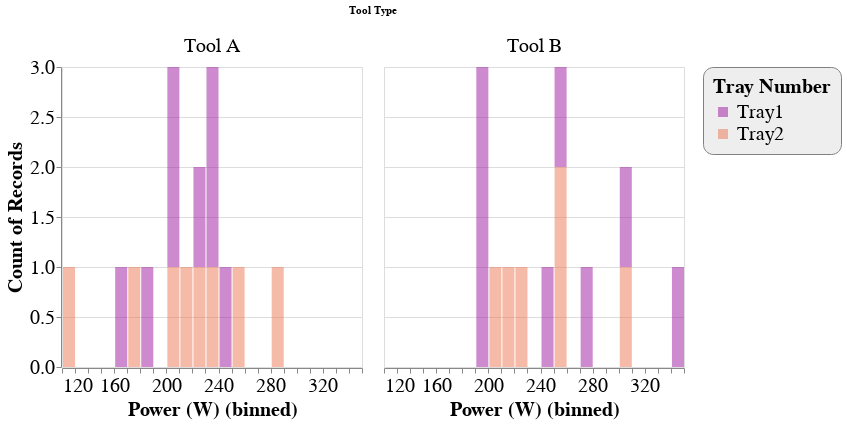

The notebook cell this image was saved under:
### Code cell
source1 = df_cell
ax_x = 'Power (W)'
ax_y = 'count()'
ax_label = 'Tray Number'
col_label = "Tool Type"
label_order = ['Tray1', "Tray2"]

graph1 = alt.Chart(source1).mark_bar(opacity=0.5, thickness=100).encode(
    x= alt.X(ax_x, axis=alt.Axis(labelFontSize=20)).bin(step=10),
    y= alt.Y(ax_y,axis=alt.Axis(labelFontSize=20)),
    color = alt.Color(ax_label, legend=alt.Legend(titleFontSize=20, labelFontSize=20, values=label_order), scale=alt.Scale(scheme="plasma")),
    column = alt.Column(col_label, header=alt.Header(labelFontSize=20))
).configure_legend(
    strokeColor='gray',
    fillColor='#EEEEEE',
    padding=10,
    cornerRadius=10,
    labelLimit = 200
).configure_axis(
    titleFontSize=20.0
)
graph1.interactive()

### Figure 1 — Vega-Lite specification as saved in the notebook (floating-point values rounded to 4 significant figures)
{"config": {"view": {"continuousWidth": 300, "continuousHeight": 300}, "axis": {"titleFontSize": 20.0}, "legend": {"cornerRadius": 10, "fillColor": "#EEEEEE", "labelLimit": 200, "padding": 10, "strokeColor": "gray"}}, "data": {"name": "data-c6fe5ba76a34de5a188ab201323ddfda"}, "mark": {"type": "bar", "opacity": 0.5, "thickness": 100}, "encoding": {"color": {"field": "Tray Number", "legend": {"labelFontSize": 20, "titleFontSize": 20, "values": ["Tray1", "Tray2"]}, "scale": {"scheme": "plasma"}, "type": "nominal"}, "column": {"field": "Tool Type", "header": {"labelFontSize": 20}, "type": "nominal"}, "x": {"axis": {"labelFontSize": 20}, "bin": {"step": 10}, "field": "Power (W)", "type": "quantitative"}, "y": {"aggregate": "count", "axis": {"labelFontSize": 20}, "type": "quantitative"}}, "params": [{"name": "param_5", "select": {"type": "interval", "encodings": ["x", "y"]}, "bind": "scales"}], "$schema": "https://vega.github.io/schema/vega-lite/v5.16.3.json", "datasets": {"data-c6fe5ba76a34de5a188ab201323ddfda": [{"Sample_ID": "A1", "Tool Type": "Tool A", "Tray Number": "Tray1", "Power (W)": 200.0, "Pressure (mTorr)": 3.4, "Ar Flow (sccm)": 49.0, "Deposition Time (min)": 18.0, "Substrate Temp (°C)": 193.0, "Target": 352}, {"Sample_ID": "A2", "Tool Type": "Tool A", "Tray Number": "Tray2", "Power (W)": 200.0, "Pressure (mTorr)": 3.1, "Ar Flow (sccm)": 44.0, "Deposition Time (min)": 23.0, "Substrate Temp (°C)": 167.0, "Target": 388}, {"Sample_ID": "A3", "Tool Type": "Tool B", "Tray Number": "Tray1", "Power (W)": 250.0, "Pressure (mTorr)": 3.0, "Ar Flow (sccm)": 43.0, "Deposition Time (min)": 20.0, "Substrate Temp (°C)": 196.0, "Target": 368}, {"Sample_ID": "A5", "Tool Type": "Tool A", "Tray Number": "Tray1", "Power (W)": 220.0, "Pressure (mTorr)": 2.9, "Ar Flow (sccm)": 41.0, "Deposition Time (min)": 24.0, "Substrate Temp (°C)": 176.0, "Target": 393}, {"Sample_ID": "A6", "Tool Type": "Tool A", "Tray Number": "Tray2", "Power (W)": 220.0, "Pressure (mTorr)": 3.1, "Ar Flow (sccm)": 44.0, "Deposition Time (min)": 23.0, "Substrate Temp (°C)": 175.3, "Target": 387}, {"Sample_ID": "A7", "Tool Type": "Tool B", "Tray Number": "Tray1", "Power (W)": 190.0, "Pressure (mTorr)": 2.3, "Ar Flow (sccm)": 49.0, "Deposition Time (min)": 19.0, "Substrate Temp (°C)": 158.0, "Target": 362}, {"Sample_ID": "A8", "Tool Type": "Tool B", "Tray Number": "Tray2", "Power (W)": 250.0, "Pressure (mTorr)": 3.3, "Ar Flow (sccm)": 46.0, "Deposition Time (min)": 25.0, "Substrate Temp (°C)": 154.0, "Target": 399}, {"Sample_ID": "A9", "Tool Type": "Tool A", "Tray Number": "Tray1", "Power (W)": 160.0, "Pressure (mTorr)": 2.4, "Ar Flow (sccm)": 47.0, "Deposition Time (min)": 18.0, "Substrate Temp (°C)": 158.0, "Target": 355}, {"Sample_ID": "A11", "Tool Type": "Tool B", "Tray Number": "Tray1", "Power (W)": 270.0, "Pressure (mTorr)": 2.4, "Ar Flow (sccm)": 46.72, "Deposition Time (min)": 24.0, "Substrate Temp (°C)": 194.0, "Target": 394}, {"Sample_ID": "A12", "Tool Type": "Tool B", "Tray Number": "Tray2", "Power (W)": 220.0, "Pressure (mTorr)": 3.1, "Ar Flow (sccm)": 42.0, "Deposition Time (min)": 21.0, "Substrate Temp (°C)": 181.0, "Target": 377}, {"Sample_ID": "A13", "Tool Type": "Tool A", "Tray Number": "Tray1", "Power (W)": 240.0, "Pressure (mTorr)": 2.5, "Ar Flow (sccm)": 50.0, "Deposition Time (min)": 21.0, "Substrate Temp (°C)": 152.0, "Target": 375}, {"Sample_ID": "A14", "Tool Type": "Tool A", "Tray Number": "Tray2", "Power (W)": 230.3, "Pressure (mTorr)": 3.3, "Ar Flow (sccm)": 41.0, "Deposition Time (min)": 23.0, "Substrate Temp (°C)": 169.0, "Target": 389}, {"Sample_ID": "A15", "Tool Type": "Tool B", "Tray Number": "Tray1", "Power (W)": 350.0, "Pressure (mTorr)": 3.2, "Ar Flow (sccm)": 47.0, "Deposition Time (min)": 24.0, "Substrate Temp (°C)": 186.0, "Target": 395}, {"Sample_ID": "A17", "Tool Type": "Tool A", "Tray Number": "Tray1", "Power (W)": 200.0, "Pressure (mTorr)": 2.6, "Ar Flow (sccm)": 42.0, "Deposition Time (min)": 21.55, "Substrate Temp (°C)": 168.0, "Target": 350}, {"Sample_ID": "A18", "Tool Type": "Tool A", "Tray Number": "Tray2", "Power (W)": 210.0, "Pressure (mTorr)": 3.5, "Ar Flow (sccm)": 46.0, "Deposition Time (min)": 21.0, "Substrate Temp (°C)": 171.0, "Target": 375}, {"Sample_ID": "A19", "Tool Type": "Tool B", "Tray Number": "Tray1", "Power (W)": 190.0, "Pressure (mTorr)": 3.0, "Ar Flow (sccm)": 45.0, "Deposition Time (min)": 20.0, "Substrate Temp (°C)": 167.0, "Target": 369}, {"Sample_ID": "A20", "Tool Type": "Tool B", "Tray Number": "Tray2", "Power (W)": 210.0, "Pressure (mTorr)": 2.9, "Ar Flow (sccm)": 43.0, "Deposition Time (min)": 21.0, "Substrate Temp (°C)": 197.0, "Target": 376}, {"Sample_ID": "A21", "Tool Type": "Tool A", "Tray Number": "Tray1", "Power (W)": 230.0, "Pressure (mTorr)": 3.3, "Ar Flow (sccm)": 47.0, "Deposition Time (min)": 22.0, "Substrate Temp (°C)": 172.0, "Target": 382}, {"Sample_ID": "A22", "Tool Type": "Tool A", "Tray Number": "Tray2", "Power (W)": 280.0, "Pressure (mTorr)": 2.1, "Ar Flow (sccm)": 49.0, "Deposition Time (min)": 22.0, "Substrate Temp (°C)": 193.0, "Target": 381}, {"Sample_ID": "A23", "Tool Type": "Tool B", "Tray Number": "Tray1", "Power (W)": 240.0, "Pressure (mTorr)": 3.4, "Ar Flow (sccm)": 47.0, "Deposition Time (min)": 22.0, "Substrate Temp (°C)": 159.0, "Target": 383}, {"Sample_ID": "A24", "Tool Type": "Tool B", "Tray Number": "Tray2", "Power (W)": 200.0, "Pressure (mTorr)": 2.8, "Ar Flow (sccm)": 43.0, "Deposition Time (min)": 20.0, "Substrate Temp (°C)": 177.0, "Target": 370}, {"Sample_ID": "A25", "Tool Type": "Tool A", "Tray Number": "Tray1", "Power (W)": 180.0, "Pressure (mTorr)": 3.2, "Ar Flow (sccm)": 49.0, "Deposition Time (min)": 18.0, "Substrate Temp (°C)": 155.0, "Target": 353}, {"Sample_ID": "A26", "Tool Type": "Tool A", "Tray Number": "Tray2", "Power (W)": 170.0, "Pressure (mTorr)": 3.1, "Ar Flow (sccm)": 49.0, "Deposition Time (min)": 19.0, "Substrate Temp (°C)": 163.0, "Target": 361}, {"Sample_ID": "A27", "Tool Type": "Tool B", "Tray Number": "Tray1", "Power (W)": 190.0, "Pressure (mTorr)": 2.9, "Ar Flow (sccm)": 50.0, "Deposition Time (min)": 20.0, "Substrate Temp (°C)": 165.0, "Target": 368}, {"Sample_ID": "A28", "Tool Type": "Tool B", "Tray Number": "Tray2", "Power (W)": 300.0, "Pressure (mTorr)": 3.3, "Ar Flow (sccm)": 46.0, "Deposition Time (min)": 23.0, "Substrate Temp (°C)": 173.0, "Target": 387}, {"Sample_ID": "A29", "Tool Type": "Tool A", "Tray Number": "Tray1", "Power (W)": 230.0, "Pressure (mTorr)": 2.0, "Ar Flow (sccm)": 50.0, "Deposition Time (min)": 22.0, "Substrate Temp (°C)": 199.0, "Target": 381}, {"Sample_ID": "A30", "Tool Type": "Tool A", "Tray Number": "Tray2", "Power (W)": 120.0, "Pressure (mTorr)": 3.2, "Ar Flow (sccm)": 50.0, "Deposition Time (min)": 19.0, "Substrate Temp (°C)": 170.0, "Target": 360}, {"Sample_ID": "A31", "Tool Type": "Tool B", "Tray Number": "Tray1", "Power (W)": 300.0, "Pressure (mTorr)": 3.6, "Ar Flow (sccm)": 56.0, "Deposition Time (min)": 22.0, "Substrate Temp (°C)": 180.0, "Target": 381}, {"Sample_ID": "A32", "Tool Type": "Tool B", "Tray Number": "Tray2", "Power (W)": 250.0, "Pressure (mTorr)": 2.9, "Ar Flow (sccm)": 46.72, "Deposition Time (min)": 23.0, "Substrate Temp (°C)": 171.0, "Target": 387}, {"Sample_ID": "A34", "Tool Type": "Tool A", "Tray Number": "Tray2", "Power (W)": 250.0, "Pressure (mTorr)": 2.9, "Ar Flow (sccm)": 49.0, "Deposition Time (min)": 19.0, "Substrate Temp (°C)": 182.0, "Target": 363}]}}
